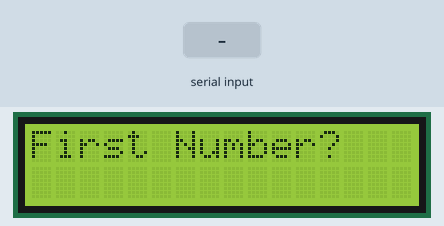
Simulated run of this sketch. Board: Arduino Uno, built with avr-gcc and run on an emulated ATmega328P. Parts: 16×2 character LCD. The test bench sets the inputs (shaded band).

Above: at 1.2 s.
1.3 s: "90/45\n" received over Serial
At 3.0 s:
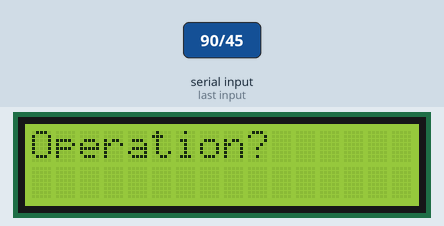
At 3.8 s:
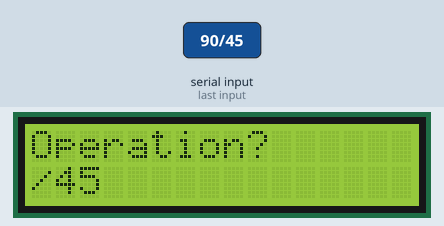
4.3 s: "+" received over Serial
At 7.7 s:
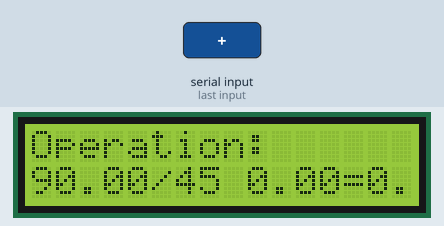
Timing chart, 0 to 9.2 s (numbered marks = the images above; inputs shaded):
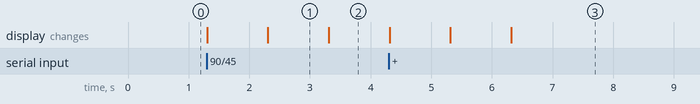

Measured:
- after the input at 1.3 s, the display: first changes at once (image 1 shows a later state)
- after the input at 4.3 s, the display: first differs from a run without the input after 1.0 s (image 3 shows a later state)
- what the display in image 1 shows lasts 1.0 s, from 2.3 s to 3.3 s

The sketch:

HW_19_LCD_Calculator.ino
```cpp
#include <LiquidCrystal.h>
int rs=7;
int en=8;
int d4=9;
int d5=10;
int d6=11;
int d7=12;
int dt=1000;
float num1;
float num2;
float num3;
String oper;
LiquidCrystal lcd(rs,en,d4,d5,d6,d7);
void setup() {
  // put your setup code here, to run once:
Serial.begin(9600);
lcd.begin(16,2);
}

void loop() {
  // put your main code here, to run repeatedly:
  lcd.setCursor(0,0);
  lcd.print("First Number?");
while (Serial.available()==0){
}
  num1=Serial.parseFloat();
  lcd.setCursor(0,1);
  lcd.print(num1);
  delay(dt);
  lcd.clear();

  lcd.setCursor(0,0);
  lcd.print("Operation?");
while (Serial.available()==0){
}
  oper=Serial.readString();
  lcd.setCursor(0,1);
  lcd.print(oper);
  delay(dt);
  lcd.clear();

  lcd.setCursor(0,0);
  lcd.print("Second Number?");
while (Serial.available()==0){
}
  num2=Serial.parseFloat();
  lcd.setCursor(0,1);
  lcd.print(num2);
  delay(dt);
  lcd.clear();

if (oper=="+"){
  num3=num1+num2;
}
if (oper=="-"){
  num3=num1-num2;
}
if (oper=="*"){
  num3=num1*num2;
}
if (oper=="/"){
  num3=num1/num2;
}
  lcd.setCursor(0,0);
  lcd.print("Operation:");
  lcd.setCursor(0,1);
  lcd.print(num1);
  lcd.print(oper);
  lcd.print(num2);
  lcd.print("=");
  lcd.print(num3);
  delay(5000);
  lcd.clear();
}
```
